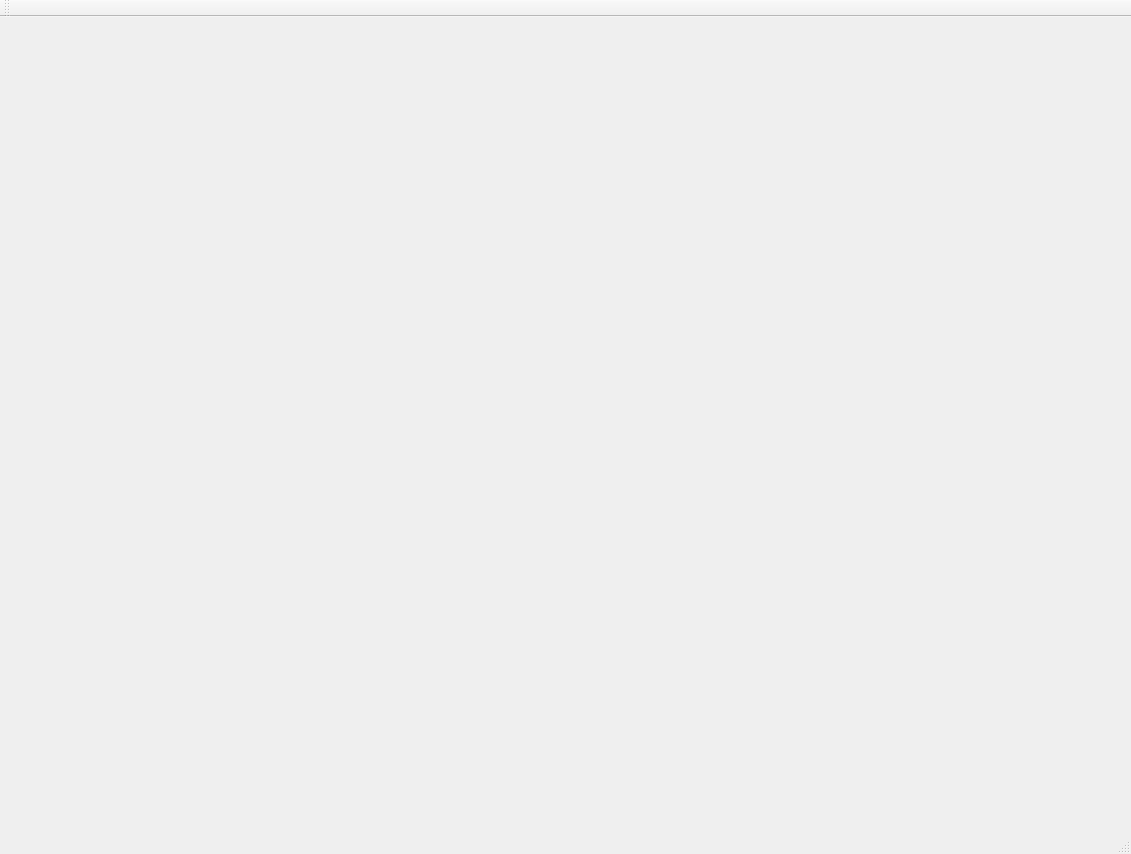
<?xml version="1.0" encoding="UTF-8"?>
<ui version="4.0">
 <class>SilberScoutClass</class>
 <widget class="QMainWindow" name="SilberScoutClass">
  <property name="geometry">
   <rect>
    <x>0</x>
    <y>0</y>
    <width>1131</width>
    <height>854</height>
   </rect>
  </property>
  <property name="windowTitle">
   <string>SilberScout</string>
  </property>
  <widget class="QWidget" name="MenuWidget">
   <layout class="QVBoxLayout" name="verticalLayout_2"/>
  </widget>
  <widget class="QMenuBar" name="menuBar">
   <property name="geometry">
    <rect>
     <x>0</x>
     <y>0</y>
     <width>1131</width>
     <height>21</height>
    </rect>
   </property>
  </widget>
  <widget class="QToolBar" name="mainToolBar">
   <attribute name="toolBarArea">
    <enum>TopToolBarArea</enum>
   </attribute>
   <attribute name="toolBarBreak">
    <bool>false</bool>
   </attribute>
  </widget>
  <widget class="QStatusBar" name="statusBar"/>
 </widget>
 <layoutdefault spacing="6" margin="11"/>
 <resources>
  <include location="SilberScout.qrc"/>
 </resources>
 <connections/>
</ui>
